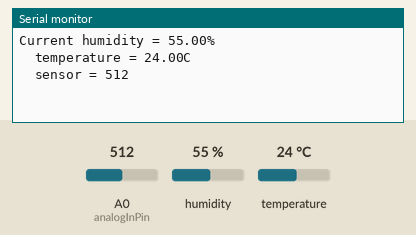
A sketch run on a simulated Arduino Uno, built with avr-gcc and run on an emulated ATmega328P. Parts: the last lines printed to the serial monitor. The inputs (shaded band) are chosen by the test bench; at power-on: humidity 55 %, A0 (analogInPin) = 512, temperature 24 °C.

Above: at 4.2 s.
4.3 s: humidity set to 22 %
At 7.4 s:
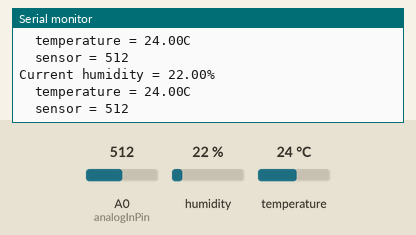
8.1 s: A0 (analogInPin) set to 716
At 9.5 s:
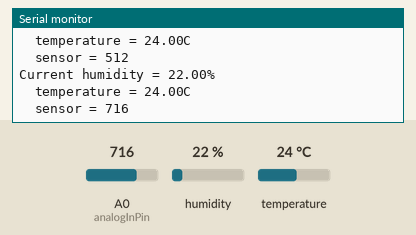
11.9 s: temperature set to 12 °C
At 12.8 s:
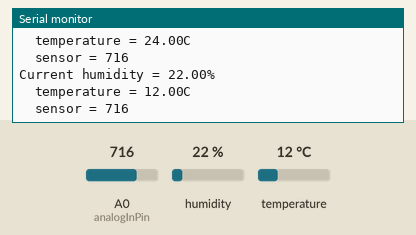
15.7 s: A0 (analogInPin) set to 900
At 19.2 s:
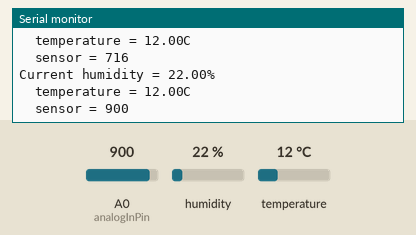
19.5 s: humidity set to 40 %
At 22.7 s:
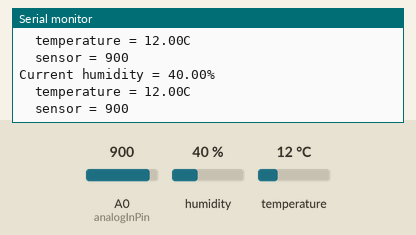
Timing chart, 0 to 24.2 s (numbered marks = the images above; inputs shaded):
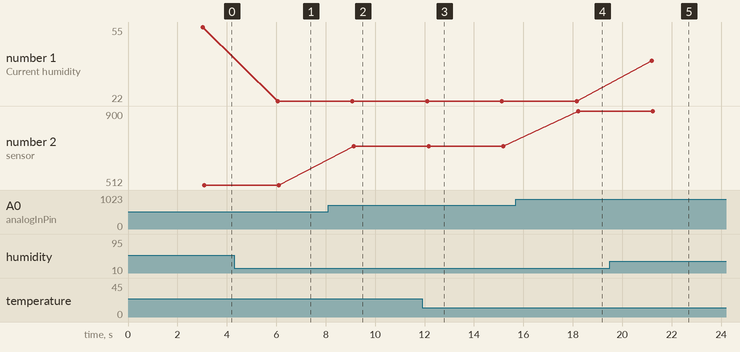

The sketch:

assign1.ino
```cpp
#define dht_dpin 7 //no ; here. Set equal to channel sensor is on
#include<dht.h>
dht DHT;

int sensorValue = 0;  // variable to store the value coming from the sensor
const int analogInPin = A0;
void setup()
{
  Serial.begin(9600);

  delay(3000);//Let system settle

}//end "setup()"

void loop(){
  //dht11 code.
    DHT.read11(dht_dpin);
    Serial.print("Current humidity = ");
    Serial.print(DHT.humidity);
    Serial.print("%  ");
    Serial.print("\n  ");
    Serial.print("temperature = ");
    Serial.print(DHT.temperature);
    Serial.print("C  ");
    Serial.print("\n  ");
     sensorValue = analogRead(analogInPin);
      Serial.print("sensor = ");

  Serial.println(sensorValue);
    delay(3000);


}
```

Measured:
- after the input at 4.3 s, the serial monitor: prints a new line after 1.8 s (image 1)
- after the input at 8.1 s, the serial monitor: prints a new line after 1.0 s (image 2)
- after the input at 11.9 s, the serial monitor: prints a new line after 0.23 s (image 3)
- after the input at 15.7 s, the serial monitor: prints a new line after 2.5 s (image 4)
- after the input at 19.5 s, the serial monitor: prints a new line after 1.7 s (image 5)
- plotted number 1: 55 → 22 after the input at 4.3 s, 22 → 40 after the input at 19.5 s
- plotted number 2: 512 → 716 after the input at 8.1 s, 716 → 900 after the input at 15.7 s
